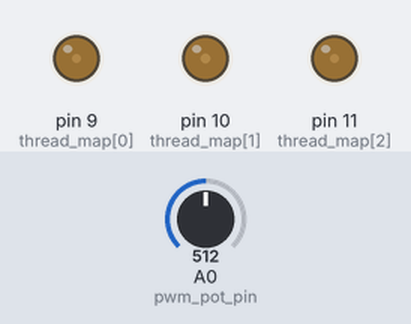
This sketch was run on a simulated Arduino Uno, built with avr-gcc and run on an emulated ATmega328P. Parts: output pins drawn as LEDs (lit = HIGH). The inputs (shaded band) are chosen by the test bench; at power-on: A0 (pwm_pot_pin) = 512. What the sketch prints to the serial monitor is not drawn.

Above: at 0.62 s.
1.3 s: A0 (pwm_pot_pin) set to 0
At 2.5 s:
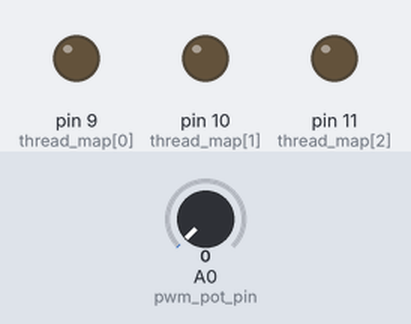
2.8 s: A0 (pwm_pot_pin) set to 900
At 3.6 s:
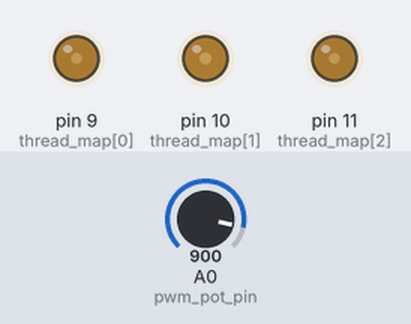
5.8 s: A0 (pwm_pot_pin) set to 511
Timing chart, 0 to 14.8 s (numbered marks = the images above; inputs shaded):
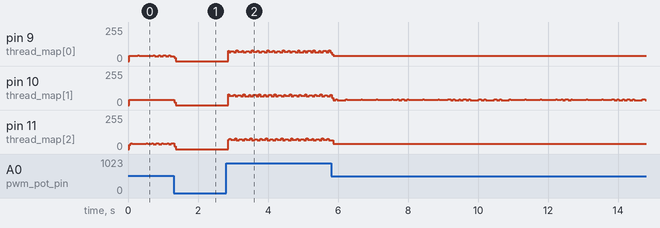

The sketch:

threads.ino
```cpp
/***************************************************
 STRIPE CONTROL
  a pot controls "on" level for all 10 stripes
  thread_map stores a list of pwm controller pin mappings for the stripes as read top to bottom
  code cycles through each stripe, turning one on at a time at a rate that will allow for color change but not a power overload
 //turns at 2882

 ****************************************************/

int pwm_pot_pin = A0;

//update these based on wiring
int thread_map[3] ={9, 10, 11};
int active[10] = {1, 1, 1};
int active_id = 0;
int cycles = 0;
int interval = 1;


void setup() {
  Serial.begin(9600);

  pinMode(pwm_pot_pin, INPUT);


}

void loop() {

  //the pot pin val sets the level for "on" on all 16 inputs
  int pwm_pot_val = analogRead(pwm_pot_pin);
  int pwm_val = map(pwm_pot_val, 0, 1023, 0, 255);
   cycleThroughActive(pwm_val);

}

void cycleThroughActive(int pwm_val){
  if(active[active_id] == 1){
    analogWrite(thread_map[active_id], pwm_val);
    Serial.println(active_id+1);
    if(cycles % interval == 0){
      analogWrite(thread_map[active_id], 0);
      active_id = (active_id +1) % 3;
      cycles = 1;
    }else{
      cycles++;
    }
  }else{
    //make sure the thread is off and advance past this index since it's zero
    analogWrite(thread_map[active_id], 0);
    active_id = (active_id +1) % 3;
  }
}


void cycleInOrder(int pwm_val){
  for(int i = 0; i < 3; i++){
      for(int j = 0; j < 3; j++){
        if(j == i) analogWrite(thread_map[j], pwm_val);
        else analogWrite(thread_map[j], 0);
      }
      Serial.println(i);
     delay(18000); //we may not need this but might as well give it a little time to digest.
   }
}
```

Measured:
- after the input at 1.3 s, pin 10 (thread_map[1]): 40/255 → 0/255 at once
